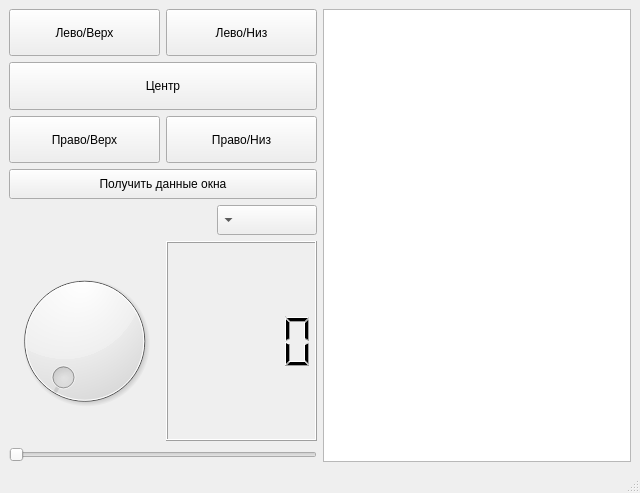
<?xml version="1.0" encoding="UTF-8"?>
<ui version="4.0">
 <class>MainWindow</class>
 <widget class="QMainWindow" name="MainWindow">
  <property name="geometry">
   <rect>
    <x>0</x>
    <y>0</y>
    <width>640</width>
    <height>493</height>
   </rect>
  </property>
  <property name="windowTitle">
   <string>MainWindow</string>
  </property>
  <widget class="QWidget" name="centralwidget">
   <layout class="QGridLayout" name="gridLayout">
    <item row="0" column="0">
     <layout class="QHBoxLayout" name="horizontalLayout_4">
      <item>
       <layout class="QVBoxLayout" name="verticalLayout">
        <item>
         <layout class="QHBoxLayout" name="horizontalLayout">
          <item>
           <widget class="QPushButton" name="left_top_button">
            <property name="sizePolicy">
             <sizepolicy hsizetype="Preferred" vsizetype="Preferred">
              <horstretch>0</horstretch>
              <verstretch>0</verstretch>
             </sizepolicy>
            </property>
            <property name="minimumSize">
             <size>
              <width>100</width>
              <height>30</height>
             </size>
            </property>
            <property name="text">
             <string>Лево/Верх</string>
            </property>
           </widget>
          </item>
          <item>
           <widget class="QPushButton" name="left_bottom_button">
            <property name="sizePolicy">
             <sizepolicy hsizetype="Preferred" vsizetype="Preferred">
              <horstretch>0</horstretch>
              <verstretch>0</verstretch>
             </sizepolicy>
            </property>
            <property name="minimumSize">
             <size>
              <width>100</width>
              <height>30</height>
             </size>
            </property>
            <property name="text">
             <string>Лево/Низ</string>
            </property>
           </widget>
          </item>
         </layout>
        </item>
        <item>
         <widget class="QPushButton" name="centre_button">
          <property name="sizePolicy">
           <sizepolicy hsizetype="Preferred" vsizetype="Preferred">
            <horstretch>0</horstretch>
            <verstretch>0</verstretch>
           </sizepolicy>
          </property>
          <property name="minimumSize">
           <size>
            <width>200</width>
            <height>30</height>
           </size>
          </property>
          <property name="text">
           <string>Центр</string>
          </property>
         </widget>
        </item>
        <item>
         <layout class="QHBoxLayout" name="horizontalLayout_2">
          <item>
           <widget class="QPushButton" name="right_top_button">
            <property name="sizePolicy">
             <sizepolicy hsizetype="Preferred" vsizetype="Preferred">
              <horstretch>0</horstretch>
              <verstretch>0</verstretch>
             </sizepolicy>
            </property>
            <property name="minimumSize">
             <size>
              <width>100</width>
              <height>30</height>
             </size>
            </property>
            <property name="text">
             <string>Право/Верх</string>
            </property>
           </widget>
          </item>
          <item>
           <widget class="QPushButton" name="right_bottom_button">
            <property name="sizePolicy">
             <sizepolicy hsizetype="Preferred" vsizetype="Preferred">
              <horstretch>0</horstretch>
              <verstretch>0</verstretch>
             </sizepolicy>
            </property>
            <property name="minimumSize">
             <size>
              <width>100</width>
              <height>30</height>
             </size>
            </property>
            <property name="text">
             <string>Право/Низ</string>
            </property>
           </widget>
          </item>
         </layout>
        </item>
        <item>
         <widget class="QPushButton" name="window_data_button">
          <property name="minimumSize">
           <size>
            <width>200</width>
            <height>30</height>
           </size>
          </property>
          <property name="text">
           <string>Получить данные окна</string>
          </property>
          <property name="flat">
           <bool>false</bool>
          </property>
         </widget>
        </item>
        <item>
         <widget class="QComboBox" name="comboBox">
          <property name="sizePolicy">
           <sizepolicy hsizetype="Preferred" vsizetype="Preferred">
            <horstretch>0</horstretch>
            <verstretch>0</verstretch>
           </sizepolicy>
          </property>
          <property name="maximumSize">
           <size>
            <width>100</width>
            <height>30</height>
           </size>
          </property>
          <property name="layoutDirection">
           <enum>Qt::RightToLeft</enum>
          </property>
         </widget>
        </item>
        <item>
         <layout class="QHBoxLayout" name="horizontalLayout_3">
          <item>
           <widget class="QDial" name="dial">
            <property name="minimumSize">
             <size>
              <width>50</width>
              <height>100</height>
             </size>
            </property>
           </widget>
          </item>
          <item>
           <widget class="QLCDNumber" name="lcd">
            <property name="minimumSize">
             <size>
              <width>100</width>
              <height>200</height>
             </size>
            </property>
           </widget>
          </item>
         </layout>
        </item>
        <item>
         <widget class="QSlider" name="slider">
          <property name="orientation">
           <enum>Qt::Horizontal</enum>
          </property>
         </widget>
        </item>
       </layout>
      </item>
      <item>
       <widget class="QPlainTextEdit" name="text"/>
      </item>
     </layout>
    </item>
   </layout>
  </widget>
  <widget class="QMenuBar" name="menubar">
   <property name="geometry">
    <rect>
     <x>0</x>
     <y>0</y>
     <width>640</width>
     <height>24</height>
    </rect>
   </property>
  </widget>
  <widget class="QStatusBar" name="statusbar"/>
 </widget>
 <resources/>
 <connections/>
</ui>
